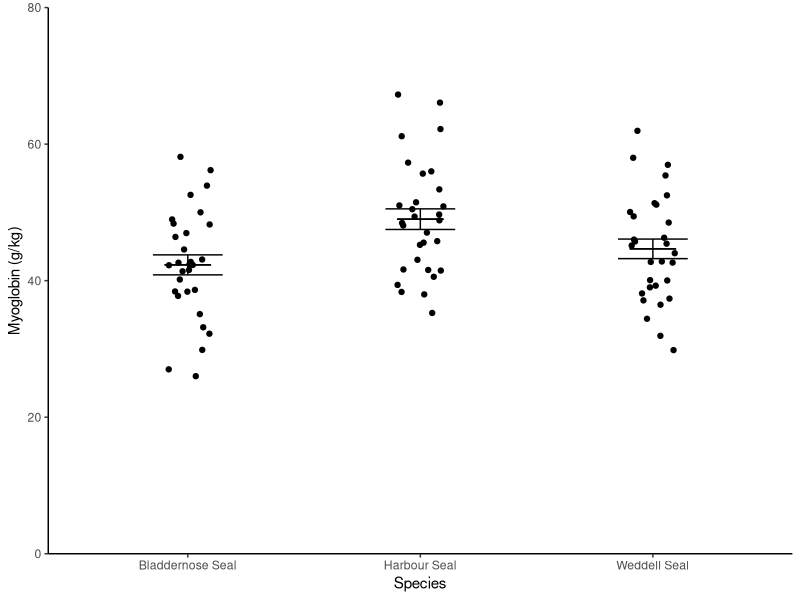
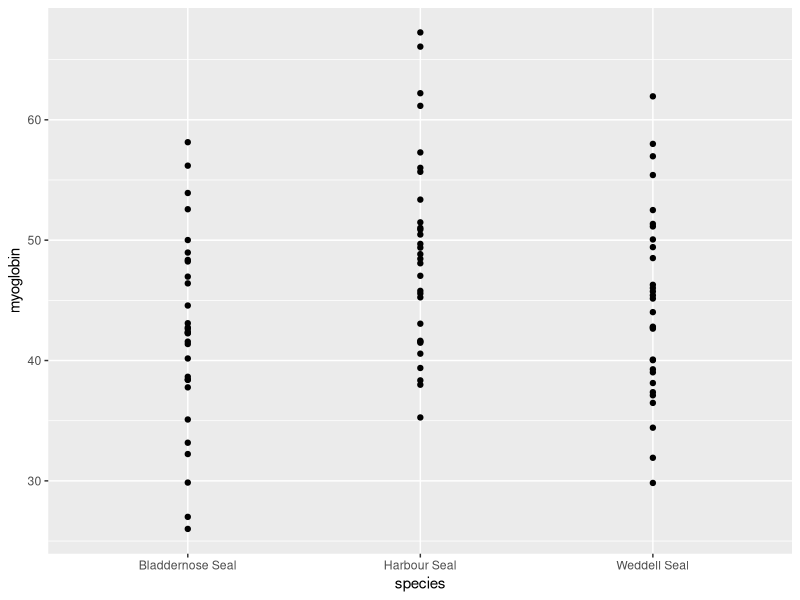
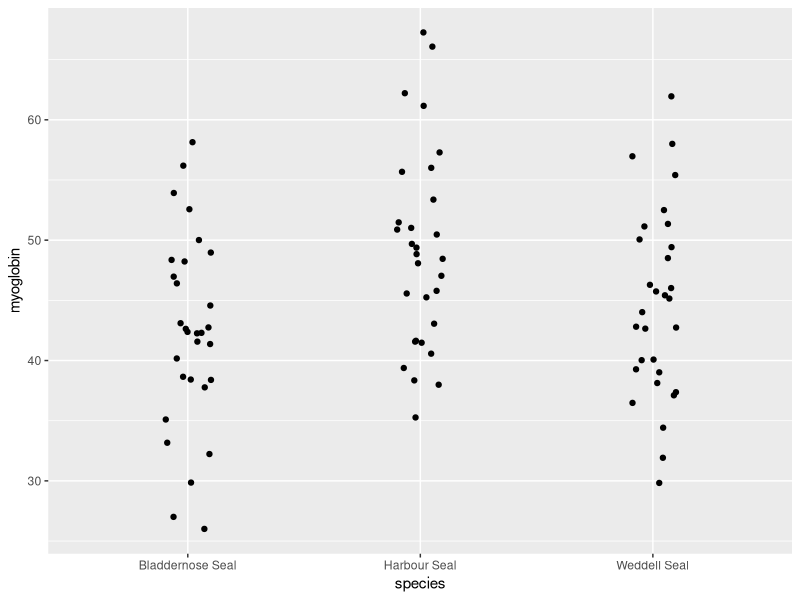
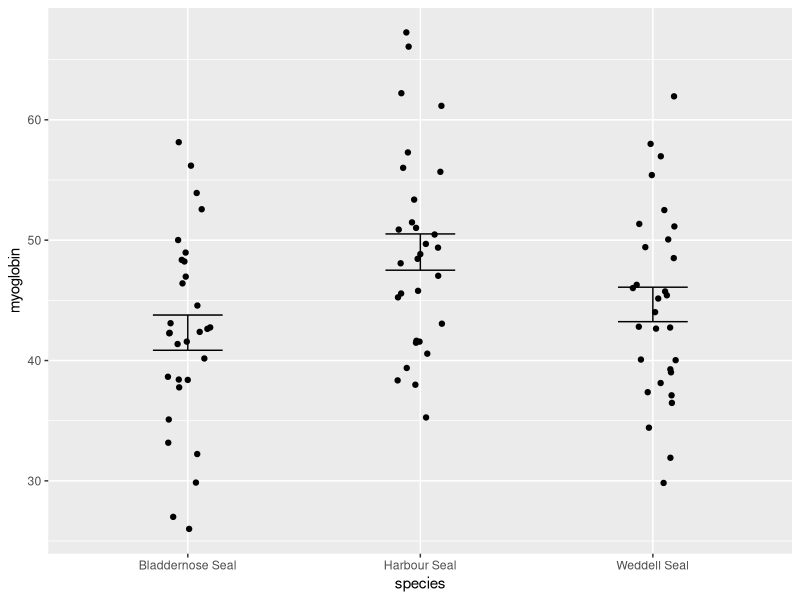
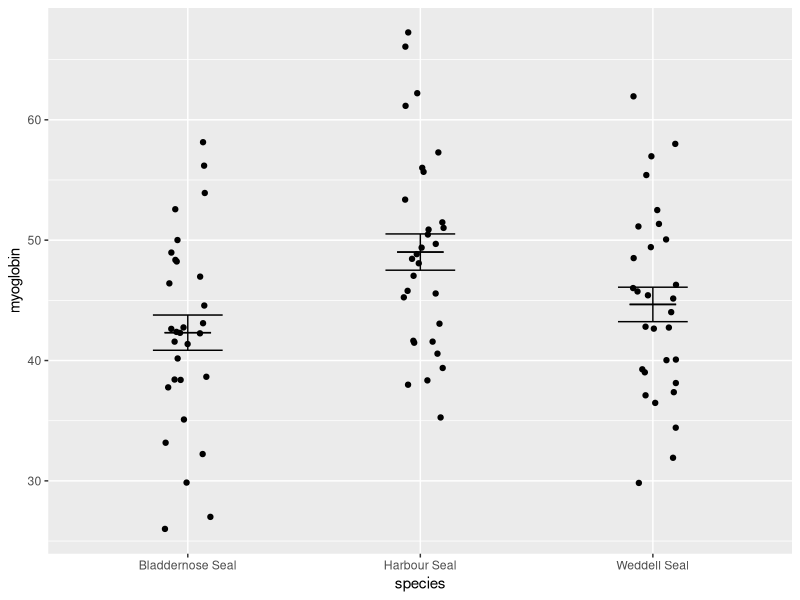
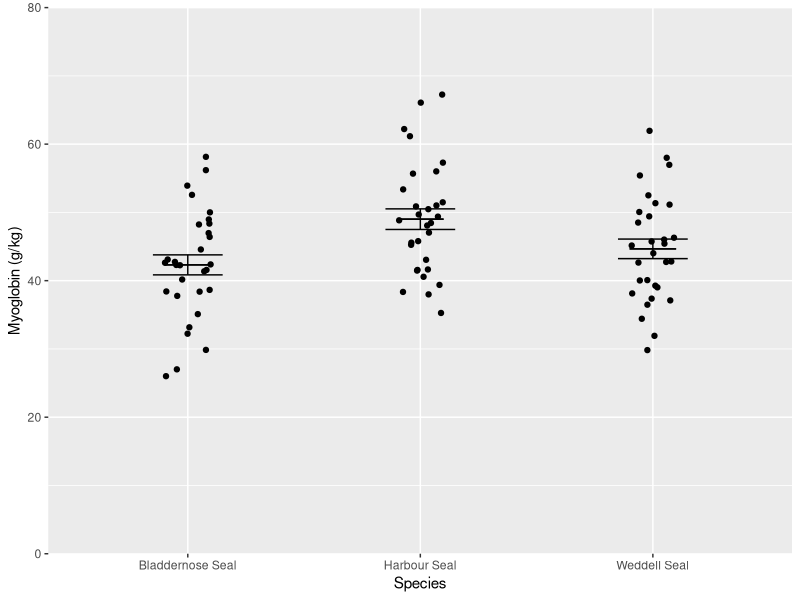
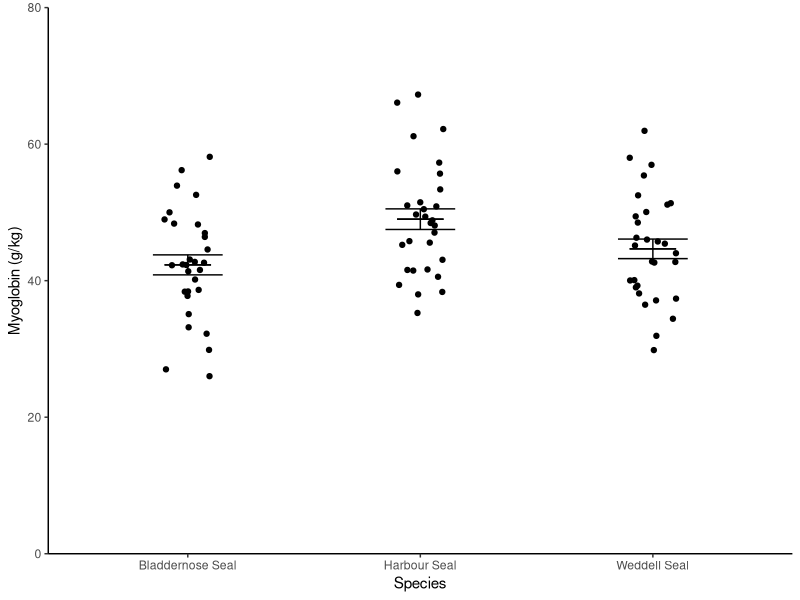
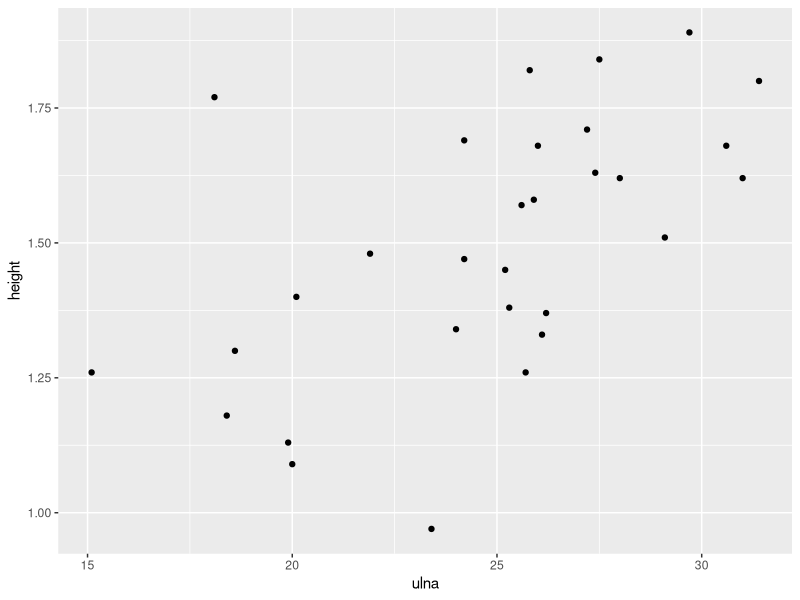

The R source for these figures, in order:
## ---- chunk 1
#| include: false
library(tidyverse)
## ---- chunk 2
#| include: false

#---CODING ANSWER---
seal <- read_csv("data-raw/seal.csv")
## ---- chunk 3
seal_summary <- seal |> 
  group_by(species) |> 
  summarise(mean = mean(myoglobin),
            std = sd(myoglobin),
            n = length(myoglobin),
            se = std/sqrt(n))

## ---- chunk 4
#| echo: false
knitr::kable(seal_summary) |> kableExtra::kable_styling()
## ---- chunk 5
#| echo: false

ggplot() +
  geom_point(data = seal, aes(x = species, y = myoglobin),
             position = position_jitter(width = 0.1, height = 0)) +
  geom_errorbar(data = seal_summary, 
                aes(x = species, ymin = mean - se, ymax = mean + se),
                width = 0.3) +
  geom_errorbar(data = seal_summary, 
                aes(x = species, ymin = mean, ymax = mean),
                width = 0.2) +
  scale_y_continuous(name = "Myoglobin (g/kg)", 
                     limits = c(0, 80), 
                     expand = c(0, 0)) +
  scale_x_discrete(name = "Species") +
  theme_classic()

## ---- chunk 6
ggplot() +
  geom_point(data = seal, 
             aes(x = species, y = myoglobin))
## ---- chunk 7
ggplot() +
  geom_point(data = seal, 
             aes(x = species, y = myoglobin),
             position = position_jitter(width = 0.1, height = 0))
## ---- chunk 8
ggplot() +
  geom_point(data = seal, aes(x = species, y = myoglobin),
             position = position_jitter(width = 0.1, height = 0)) +
  geom_errorbar(data = seal_summary, 
                aes(x = species, ymin = mean - se, ymax = mean + se),
                width = 0.3) 
  
## ---- chunk 9
ggplot() +
  # raw data
  geom_point(data = seal, aes(x = species, y = myoglobin),
             position = position_jitter(width = 0.1, height = 0)) +
  # error bars
  geom_errorbar(data = seal_summary, 
                aes(x = species, ymin = mean - se, ymax = mean + se),
                width = 0.3) +
  # line for the mean
  geom_errorbar(data = seal_summary, 
                aes(x = species, ymin = mean, ymax = mean),
                width = 0.2)
  
## ---- chunk 10
ggplot() +
  # raw data
  geom_point(data = seal, aes(x = species, y = myoglobin),
             position = position_jitter(width = 0.1, height = 0)) +
  # error bars
  geom_errorbar(data = seal_summary, 
                aes(x = species, ymin = mean - se, ymax = mean + se),
                width = 0.3) +
  # line for the mean
  geom_errorbar(data = seal_summary, 
                aes(x = species, ymin = mean, ymax = mean),
                width = 0.2) +
  scale_y_continuous(name = "Myoglobin (g/kg)", 
                     limits = c(0, 80), 
                     expand = c(0, 0)) +
  scale_x_discrete(name = "Species")
  
## ---- chunk 11
ggplot() +
  # raw data
  geom_point(data = seal, aes(x = species, y = myoglobin),
             position = position_jitter(width = 0.1, height = 0)) +
  # error bars
  geom_errorbar(data = seal_summary, 
                aes(x = species, ymin = mean - se, ymax = mean + se),
                width = 0.3) +
  # line for the mean
  geom_errorbar(data = seal_summary, 
                aes(x = species, ymin = mean, ymax = mean),
                width = 0.2) +
  scale_y_continuous(name = "Myoglobin (g/kg)", 
                     limits = c(0, 80), 
                     expand = c(0, 0)) +
   scale_x_discrete(name = "Species") +
  theme_classic()
## ---- chunk 12
sealfig <- ggplot() +
  # raw data
  geom_point(data = seal, aes(x = species, y = myoglobin),
             position = position_jitter(width = 0.1, height = 0)) +
  # error bars
  geom_errorbar(data = seal_summary, 
                aes(x = species, ymin = mean - se, ymax = mean + se),
                width = 0.3) +
  # line for the mean
  geom_errorbar(data = seal_summary, 
                aes(x = species, ymin = mean, ymax = mean),
                width = 0.2) +
  scale_y_continuous(name = "Myoglobin (g/kg)", 
                     limits = c(0, 80), 
                     expand = c(0, 0)) +
  scale_x_discrete(name = "Species") +
  theme_classic()
## ---- chunk 13
ggsave("figures/seal-muscle.png",
       plot = sealfig,
       device = "png",
       width = 4,
       height = 3,
       units = "in",
       dpi = 300)
## ---- chunk 14
#| include: false

#---CODING ANSWER---
pigeons <- read_table("data-raw/pigeon.txt")
## ---- chunk 15
#| echo: false
knitr::kable(pigeons) |> 
  kableExtra::kable_styling() |> 
  kableExtra::scroll_box(height = "200px")
## ---- chunk 16
#| echo: false
pigeons |> 
  pivot_longer(cols = everything(),
               names_to = "population",
               values_to = "distance") |> 
knitr::kable() |>  
  kableExtra::kable_styling() |> 
  kableExtra::scroll_box(height = "200px")
## ---- chunk 17
pigeons <- pivot_longer(data = pigeons, 
                        cols = everything(), 
                        names_to = "population", 
                        values_to = "distance")

## ---- chunk 18
#| include: false

#---CODING ANSWER---
ulna_heights <- read_table("data-raw/height.txt")
## ---- chunk 19
ulna_heights_summary <- ulna_heights |> 
  summarise(n = length(ulna),
            mean_ulna = mean(ulna),
            std_ulna = sd(ulna),
            se_ulna = std_ulna/sqrt(n),
            mean_height = mean(height),
            std_height = sd(height),
            se_height = std_height/sqrt(n))

## ---- chunk 20
#| echo: false
knitr::kable(ulna_heights_summary) |> kableExtra::kable_styling()
## ---- chunk 21
ggplot(data = ulna_heights, aes(x = ulna, y = height)) +
  geom_point()
## ---- chunk 22
#| echo: false

#---CODING ANSWER---
# figure
ulnafig <- ggplot(data = ulna_heights, aes(x = ulna, y = height)) +
  geom_point() +
  scale_x_continuous(name = "Ulna length (cm)",
                     limits = c(0, 40), 
                     expand = c(0, 0)) +
  scale_y_continuous(name = "Height (m)",
                     limits = c(0, 2.1), 
                     expand = c(0, 0)) +
  theme_classic()
# save to flie
ggsave("figures/ulna_heights.png",
       plot = ulnafig,
       device = "png",
       width = 3,
       height = 3,
       units = "in",
       dpi = 300)
